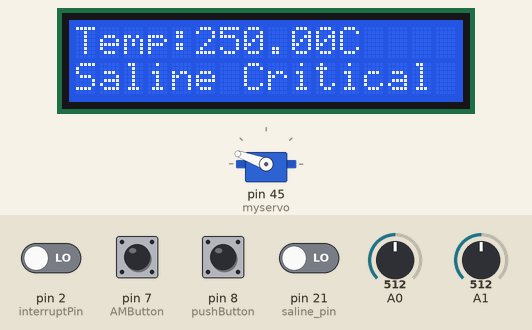
A sketch run on a simulated Arduino Mega 2560, built with avr-gcc and run on an emulated ATmega2560. On the bench: servo, 16×2 character LCD. Inputs (shaded band) come from the test bench; at power-on: pin 7 (AMButton) HIGH, pin 2 (interruptPin), pin 8 (pushButton), pin 21 (saline_pin) LOW, A1 = 512, A0 = 512. The modem accepts every AT command (registered, SIM ready, sends succeed) and sends nothing else; what the sketch prints to the serial monitor is not drawn.

Above: at 7.2 s.
7.3 s: pin 21 (saline_pin) driven HIGH
At 11.7 s:
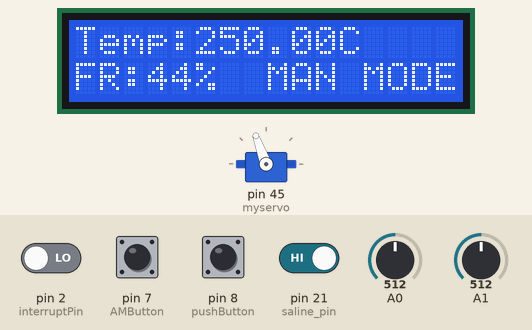
12.1 s: A1 set to 306
At 15.8 s:
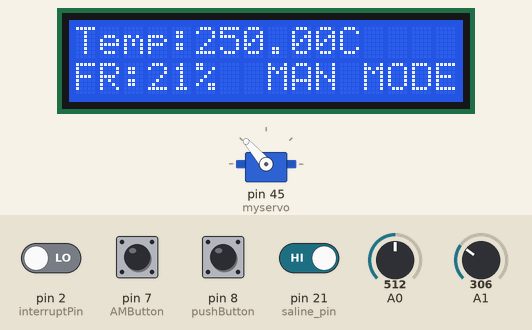
16.4 s: A1 set to 122
At 20.0 s:
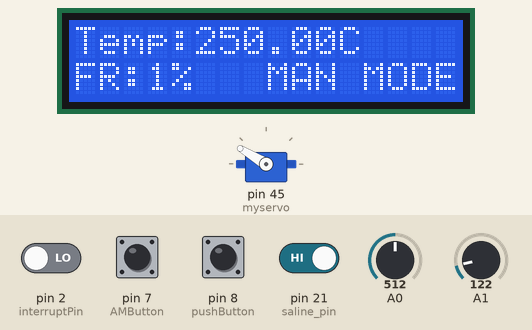
20.9 s: A1 set to 900
At 24.1 s:
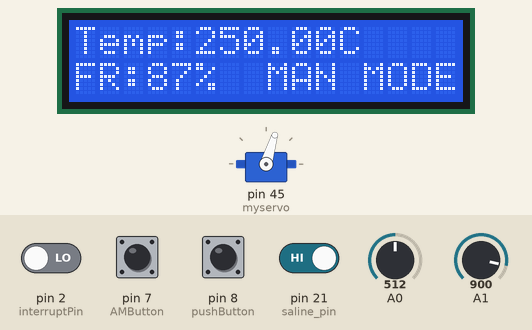
25.2 s: A0 set to 716
At 29.2 s:
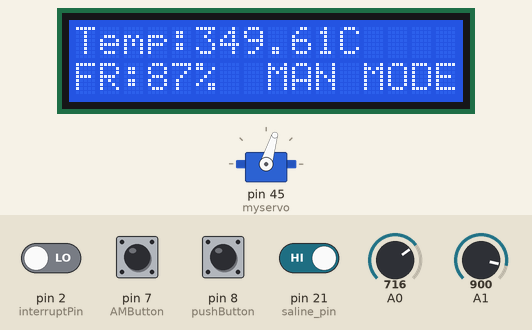
29.5 s: A1 set to 716
At 33.6 s:
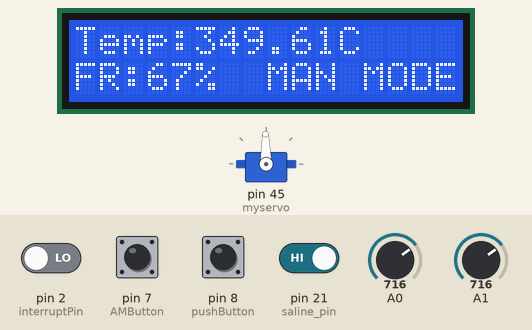
Timing chart, 0 to 35.0 s (numbered marks = the images above; inputs shaded):
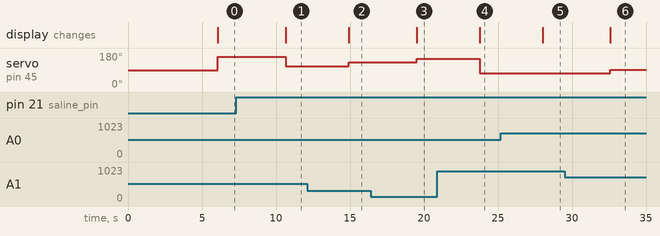

The sketch:

v12.ino
```cpp
#include <Servo.h>

Servo myservo;  // create servo object to control a servo
 #include <LiquidCrystal.h>
const int rs = 41, en = 39, d4 = 37, d5 = 35, d6 = 33, d7 = 31;
LiquidCrystal lcd(rs, en, d4, d5, d6, d7);
long dropCount = 0;
int screenWidth = 16;
int screenHeight = 2;
 int sysflowrate =0;
unsigned long previousMillis = 0;        // will store last time LED was updated
int DPM=0;
// constants won't change :
const long interval = 10000;           // interval at which to blink (milliseconds)

const byte interruptPin = 2;

//String ssid="IG";    // Wifi network SSID
//String password ="a1b2c3d4e5";  // Wifi network password
//String ssid="ASK";    // Wifi network SSID
//String password ="12345678";  // Wifi network password

//String ssid="NRLimhan";    // Wifi network SSID
//String password ="qwertyuiop987";  // Wifi network password
//String ssid="Rajyog_Network";    // Wifi network SSID
//String password ="Rajyog@15022013";  // Wifi network password
//String ssid="Nitin";    // Wifi network SSID
//String password ="seven497";  // Wifi network password
String ssid="RN";    // Wifi network SSID
String password ="qwertyuiop";  // Wifi network password


boolean DEBUG=true;
int saline_pin =21;
float tempC;
int unit_id=1;
int flow_rate=0;
int pulserate=0;
int salinelevel=0;
int Econ=0;
int pushButton = 8;
int  val=0;

int AMButton = 7;
//================================================================================ setup
void setup() {
  DEBUG=true;           // enable debug serial
  Serial.begin(9600);
  pinMode(AMButton, INPUT);
    attachInterrupt(digitalPinToInterrupt(interruptPin), onDrop,CHANGE);
   myservo.attach(45);
  lcd.begin(16, 2);
  Serial1.begin(115200);

pinMode(saline_pin, INPUT);

 //Serial1.println("AT+RST");         // Enable this line to reset the module;
 //showResponse(1000);

//Serial1.println("AT+UART_CUR=19200,8,1,0,0");    // Enable this line to set esp8266 serial speed to 9600 bps
 //showResponse(1000);


  Serial1.println("AT+CWMODE=1");   // set esp8266 as client
  showResponse(1000);

  Serial1.println("AT+CWJAP=\""+ssid+"\",\""+password+"\"");  // set your home router SSID and password
  showResponse(5000);

   if (DEBUG)  Serial.println("Setup completed");
}

//unsigned long previousMillis = 0;
// ====================================================================== loop  {unit_id},{flow_rate},{temperature},{pulserate},{salinelevel},{Econ}
void loop() {
 previousMillis = millis();
 salinelevel=digitalRead(saline_pin);
   int AMState = digitalRead(AMButton);
 tempC = (5.0 * analogRead(A0) * 100.0) / 1024;
  Serial.println(tempC);
   int buttonState = digitalRead(pushButton);

   if(buttonState==1)
   Econ=0;
   else
   Econ=1;
  // sets the servo position according to the scaled value

lcd.setCursor(0,0);           //sets the cursor at row 0 column 0
  lcd.print("Temp:"); // prints 16x2 LCD MODULE
  lcd.print(tempC);
  lcd.print("C  ");


  if(salinelevel==1)
  {
   if(AMState ==0)
   {
    lcd.setCursor(0,1);           //sets the cursor at row 1 column 2
  lcd.print("DPM:");     // prints HELLO WORLD
  lcd.print(sysflowrate);
    lcd.print("    ");
    lcd.setCursor(8,1);

     val = map(sysflowrate, 0, 250, 165, 60);
  //
     lcd.setCursor(8,1);
  lcd.print("AUT MODE    ");
   }
   else
   {
     flow_rate = analogRead(1);
   flow_rate = map(flow_rate, 110, 1010, 0, 100);

   //flow_rate = map(flow_rate, 110, 1010, 250, 0);  //drop per min
    val = analogRead(1);            // reads the value of the potentiometer (value between 0 and 1023)
  val = map(val, 0, 1023, 160, 60);     // scale it to use it with the servo (value between 0 and 180)


  lcd.setCursor(0,1);           //sets the cursor at row 1 column 2
  lcd.print("FR:");     // prints HELLO WORLD
  lcd.print(flow_rate);
    lcd.print("%    ");
    lcd.setCursor(8,1);
  lcd.print("MAN MODE    ");

   }
  }
  else
  {
  val=160;
   lcd.setCursor(0,1);           //sets the cursor at row 1 column 2
  lcd.print("Saline Critical  ");     // prints HELLO WORLD
  }
 myservo.write(val);
  espdata(unit_id,DPM,tempC,pulserate,salinelevel,Econ);   //calulated drops are sent
  //espdata(unit_id,flow_rate,tempC,pulserate,salinelevel,Econ);     //calculated flow as per pot
  delay(1000);


    espdata_read(unit_id);


  delay(1000);


     unsigned long currentMillis = millis();

int time1=(currentMillis - previousMillis)/1000;
  //   Serial.print("Time********:");
 //Serial.println(time1);
 DPM =(dropCount*60)/time1;
 dropCount=0;
  //Serial.print("DPM********:");
 //Serial.println(DPM);

}


void onDrop()
{

    dropCount++;
   // Serial.print("count:");
   // Serial.println(dropCount);

}


//======================================================================== showResponce
void showResponse(int waitTime){
    long t=millis();
    char c;
    while (t+waitTime>millis()){
      if (Serial1.available()){
        c=Serial1.read();
        if (DEBUG) Serial.print(c);
      }
    }

}

//========================================================================
boolean espdata(int unit_id,int flow_rate,float temperature,int pulserate,int salinelevel,int Econ){
  String cmd = "AT+CIPSTART=\"TCP\",\"";                  // TCP connection
  cmd += "192.168.1.101";
  cmd += "\",80";
  Serial1.println(cmd);
  if (DEBUG) Serial.println(cmd);
  if(Serial1.find("Error")){
    if (DEBUG) Serial.println("AT+CIPSTART error");
    return false;
  }

  String getStr = "GET http://192.168.1.101/hospital/public/datalog/";   // prepare GET string

  getStr += String(unit_id);

  getStr += String(',');
getStr += String(flow_rate);

  getStr += String(',');

getStr += String(temperature);

  getStr += String(',');


getStr += String(pulserate);

  getStr += String(',');

getStr += String(salinelevel);

  getStr += String(',');

getStr += String(Econ);


  getStr += "\r\n\r\n";

  // send data length
  cmd = "AT+CIPSEND=";
  cmd += String(getStr.length());
  Serial1.println(cmd);
  if (DEBUG)  Serial.println(cmd);

  delay(100);
  if(Serial1.find(">")){
    Serial1.print(getStr);
    if (DEBUG)  Serial.print(getStr);
  }
  else{
    Serial1.println("AT+CIPCLOSE");
    // alert user
    if (DEBUG)   Serial.println("AT+CIPCLOSE");
    return false;
  }
  return true;
}

boolean espdata_read(int unit_id ){
  String cmd = "AT+CIPSTART=\"TCP\",\"";                  // TCP connection
  cmd += "192.168.1.101";
  cmd += "\",80";
  Serial1.println(cmd);
  if (DEBUG) Serial.println(cmd);
  if(Serial1.find("Error")){
    if (DEBUG) Serial.println("AT+CIPSTART error");
    return false;
  }


  String getStr = "GET http://192.168.1.101/hospital/public/patientdata/";   // prepare GET string

  getStr += String(unit_id);

  getStr += "\r\n\r\n";

  // send data length
  cmd = "AT+CIPSEND=";
  cmd += String(getStr.length());
  Serial1.println(cmd);
  if (DEBUG)  Serial.println(cmd);

  delay(100);
  if(Serial1.find(">")){
    Serial1.print(getStr);

//delay(1000);
if(Serial1.available()) // Check if there is data available
  {
    String input ="";
    while(Serial1.available()) // read the data into a variable as long as the buffer is not empty
    {
      input += (char)Serial1.read();
      delay(30);
    }
      Serial.print("data:");

String datai(input);
  Serial.println(datai);

//   input = input.replace(" ",",");
 datai.trim();
datai.remove(0,35);
int len1=datai.length()-6;
datai.remove(len1);
    Serial.print("data:");
   Serial.println(datai);

     //    Serial.println("         enddata:");

 Serial.print("string len:");

  Serial.println(datai.length());
  sysflowrate=datai.toInt();

  }


    // alert user
    if (DEBUG)   Serial.println("AT+CIPCLOSE");
    return false;
  }
  return true;
}
```

Measured:
- after the input at 7.3 s, servo on pin 45 (myservo): 160° → 110° after 3.4 s; the display: changes after 3.4 s (image 1)
- after the input at 12.1 s, servo on pin 45 (myservo): 110° → 131° after 2.8 s; the display: changes after 2.8 s (image 2)
- after the input at 16.4 s, servo on pin 45 (myservo): 131° → 149° after 3.1 s; the display: changes after 3.1 s (image 3)
- after the input at 20.9 s, servo on pin 45 (myservo): 149° → 73° after 2.9 s; the display: changes after 2.9 s (image 4)
- after the input at 25.2 s, the display: changes after 2.8 s (image 5)
- after the input at 29.5 s, servo on pin 45 (myservo): 73° → 91° after 3.1 s; the display: changes after 3.1 s (image 6)
